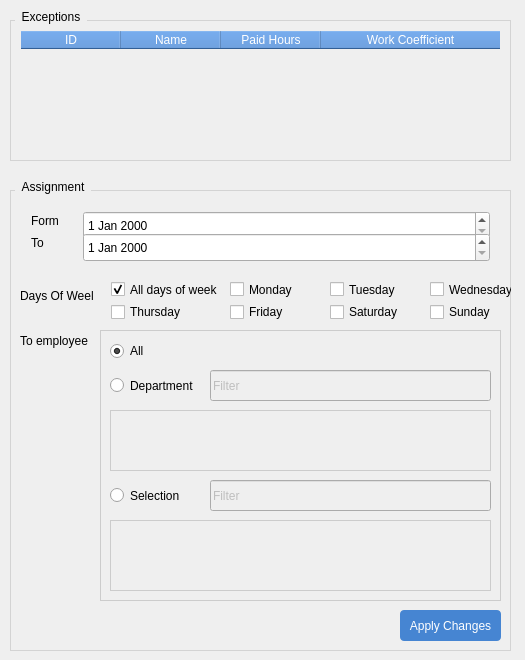
<?xml version="1.0" encoding="UTF-8"?>
<ui version="4.0">
 <class>AssignmentExceptionFormClass</class>
 <widget class="QWidget" name="AssignmentExceptionFormClass">
  <property name="geometry">
   <rect>
    <x>0</x>
    <y>0</y>
    <width>525</width>
    <height>660</height>
   </rect>
  </property>
  <property name="windowTitle">
   <string>AssignmentExceptionForm</string>
  </property>
  <widget class="QGroupBox" name="exceptionsGroupBox">
   <property name="geometry">
    <rect>
     <x>10</x>
     <y>0</y>
     <width>501</width>
     <height>161</height>
    </rect>
   </property>
   <property name="styleSheet">
    <string notr="true">QGroupBox { border: 1px solid lightgray; margin-top: 20px; }
QGroupBox::title { subcontrol-origin: margin; left:5px; top: 10px; padding: 0 5px; }

QTableWidget {
	background: transparent;
}

QHeaderView::section {	
	color: white; 
	background-color: rgba(70, 133, 210, 1);
}

QTableWidget::item:selected {
    background-color: #0e6c96;
	color: #fff;
}</string>
   </property>
   <property name="title">
    <string>Exceptions</string>
   </property>
   <property name="flat">
    <bool>false</bool>
   </property>
   <widget class="QTableWidget" name="tableExceptions">
    <property name="geometry">
     <rect>
      <x>10</x>
      <y>30</y>
      <width>481</width>
      <height>121</height>
     </rect>
    </property>
    <property name="styleSheet">
     <string notr="true">QTableWidget {
	background: transparent;
}

QHeaderView::section {	
	color: white; 
	background-color: rgba(70, 133, 210, 1);
}

QTableWidget::item:selected {
    background-color: #0e6c96;
	color: #fff;
}</string>
    </property>
    <property name="alternatingRowColors">
     <bool>false</bool>
    </property>
    <property name="columnCount">
     <number>4</number>
    </property>
    <attribute name="horizontalHeaderHighlightSections">
     <bool>false</bool>
    </attribute>
    <attribute name="horizontalHeaderStretchLastSection">
     <bool>true</bool>
    </attribute>
    <column>
     <property name="text">
      <string>ID</string>
     </property>
    </column>
    <column>
     <property name="text">
      <string>Name</string>
     </property>
    </column>
    <column>
     <property name="text">
      <string>Paid Hours</string>
     </property>
    </column>
    <column>
     <property name="text">
      <string>Work Coefficient</string>
     </property>
    </column>
   </widget>
  </widget>
  <widget class="QGroupBox" name="assignmentGroupBox">
   <property name="geometry">
    <rect>
     <x>10</x>
     <y>170</y>
     <width>501</width>
     <height>481</height>
    </rect>
   </property>
   <property name="styleSheet">
    <string notr="true">QGroupBox { border: 1px solid lightgray; margin-top: 20px; }
QGroupBox::title { subcontrol-origin: margin; left:5px; top: 10px; padding: 0 5px; }</string>
   </property>
   <property name="title">
    <string>Assignment</string>
   </property>
   <property name="flat">
    <bool>false</bool>
   </property>
   <widget class="QWidget" name="formLayoutWidget">
    <property name="geometry">
     <rect>
      <x>10</x>
      <y>30</y>
      <width>481</width>
      <height>63</height>
     </rect>
    </property>
    <layout class="QFormLayout" name="formLayout">
     <property name="horizontalSpacing">
      <number>24</number>
     </property>
     <property name="verticalSpacing">
      <number>3</number>
     </property>
     <item row="0" column="0">
      <widget class="QLabel" name="label">
       <property name="text">
        <string>Form</string>
       </property>
      </widget>
     </item>
     <item row="1" column="0">
      <widget class="QLabel" name="label_2">
       <property name="text">
        <string>To</string>
       </property>
      </widget>
     </item>
     <item row="0" column="1">
      <widget class="QDateEdit" name="formDateEdit">
       <property name="minimumSize">
        <size>
         <width>0</width>
         <height>29</height>
        </size>
       </property>
      </widget>
     </item>
     <item row="1" column="1">
      <widget class="QDateEdit" name="toDateEdit">
       <property name="minimumSize">
        <size>
         <width>0</width>
         <height>29</height>
        </size>
       </property>
      </widget>
     </item>
    </layout>
   </widget>
   <widget class="QWidget" name="gridLayoutWidget">
    <property name="geometry">
     <rect>
      <x>90</x>
      <y>100</y>
      <width>435</width>
      <height>61</height>
     </rect>
    </property>
    <layout class="QGridLayout" name="gridLayout">
     <item row="1" column="1">
      <widget class="QCheckBox" name="fridayCheckBox">
       <property name="text">
        <string>Friday</string>
       </property>
      </widget>
     </item>
     <item row="0" column="1">
      <widget class="QCheckBox" name="mondayCheckBox">
       <property name="text">
        <string>Monday</string>
       </property>
      </widget>
     </item>
     <item row="1" column="0">
      <widget class="QCheckBox" name="thursdayCheckBox">
       <property name="text">
        <string>Thursday</string>
       </property>
      </widget>
     </item>
     <item row="0" column="0">
      <widget class="QCheckBox" name="allDaysCheckBox">
       <property name="text">
        <string>All days of week</string>
       </property>
       <property name="checked">
        <bool>true</bool>
       </property>
      </widget>
     </item>
     <item row="0" column="2">
      <widget class="QCheckBox" name="tuesdayCheckBox">
       <property name="text">
        <string>Tuesday</string>
       </property>
      </widget>
     </item>
     <item row="1" column="2">
      <widget class="QCheckBox" name="saturdayCheckBox">
       <property name="text">
        <string>Saturday</string>
       </property>
      </widget>
     </item>
     <item row="0" column="3">
      <widget class="QCheckBox" name="wednesdayCheckBox">
       <property name="text">
        <string>Wednesday</string>
       </property>
      </widget>
     </item>
     <item row="1" column="3">
      <widget class="QCheckBox" name="sundayCheckBox">
       <property name="text">
        <string>Sunday</string>
       </property>
      </widget>
     </item>
    </layout>
   </widget>
   <widget class="QLabel" name="label_3">
    <property name="geometry">
     <rect>
      <x>10</x>
      <y>100</y>
      <width>81</width>
      <height>51</height>
     </rect>
    </property>
    <property name="text">
     <string>Days Of Weel</string>
    </property>
   </widget>
   <widget class="QFrame" name="frame">
    <property name="geometry">
     <rect>
      <x>90</x>
      <y>160</y>
      <width>401</width>
      <height>271</height>
     </rect>
    </property>
    <property name="styleSheet">
     <string notr="true">QFrame {
	border: 1px solid #ccc;
}</string>
    </property>
    <property name="frameShape">
     <enum>QFrame::NoFrame</enum>
    </property>
    <widget class="QRadioButton" name="allRadioButton">
     <property name="geometry">
      <rect>
       <x>10</x>
       <y>10</y>
       <width>97</width>
       <height>22</height>
      </rect>
     </property>
     <property name="text">
      <string>All</string>
     </property>
     <property name="checked">
      <bool>true</bool>
     </property>
    </widget>
    <widget class="QRadioButton" name="departmentRadioButton">
     <property name="geometry">
      <rect>
       <x>10</x>
       <y>40</y>
       <width>97</width>
       <height>31</height>
      </rect>
     </property>
     <property name="text">
      <string>Department</string>
     </property>
    </widget>
    <widget class="QLineEdit" name="departmentLineEdit">
     <property name="enabled">
      <bool>false</bool>
     </property>
     <property name="geometry">
      <rect>
       <x>110</x>
       <y>40</y>
       <width>281</width>
       <height>31</height>
      </rect>
     </property>
     <property name="text">
      <string>Filter</string>
     </property>
    </widget>
    <widget class="QListWidget" name="departmentListWidget">
     <property name="enabled">
      <bool>false</bool>
     </property>
     <property name="geometry">
      <rect>
       <x>10</x>
       <y>80</y>
       <width>381</width>
       <height>61</height>
      </rect>
     </property>
     <property name="viewMode">
      <enum>QListView::ListMode</enum>
     </property>
     <property name="sortingEnabled">
      <bool>false</bool>
     </property>
    </widget>
    <widget class="QRadioButton" name="selectionRadioButton">
     <property name="geometry">
      <rect>
       <x>10</x>
       <y>150</y>
       <width>97</width>
       <height>31</height>
      </rect>
     </property>
     <property name="text">
      <string>Selection</string>
     </property>
    </widget>
    <widget class="QLineEdit" name="selectionLineEdit">
     <property name="enabled">
      <bool>false</bool>
     </property>
     <property name="geometry">
      <rect>
       <x>110</x>
       <y>150</y>
       <width>281</width>
       <height>31</height>
      </rect>
     </property>
     <property name="text">
      <string>Filter</string>
     </property>
    </widget>
    <widget class="QListWidget" name="selectionListWidget">
     <property name="enabled">
      <bool>false</bool>
     </property>
     <property name="geometry">
      <rect>
       <x>10</x>
       <y>190</y>
       <width>381</width>
       <height>71</height>
      </rect>
     </property>
    </widget>
   </widget>
   <widget class="QLabel" name="label_4">
    <property name="geometry">
     <rect>
      <x>10</x>
      <y>160</y>
      <width>81</width>
      <height>21</height>
     </rect>
    </property>
    <property name="text">
     <string>To employee</string>
    </property>
   </widget>
   <widget class="QPushButton" name="applyButton">
    <property name="geometry">
     <rect>
      <x>390</x>
      <y>440</y>
      <width>101</width>
      <height>31</height>
     </rect>
    </property>
    <property name="styleSheet">
     <string notr="true">QPushButton {
	text-align: center;
	color: #fff;
	background-color: rgba(70, 133, 210, 1);
	border-radius: 4px;
}

QPushButton:hover {
	background-color: rgba(70, 133, 210, 0.7);
}</string>
    </property>
    <property name="text">
     <string>Apply Changes</string>
    </property>
    <property name="iconSize">
     <size>
      <width>14</width>
      <height>14</height>
     </size>
    </property>
   </widget>
  </widget>
 </widget>
 <layoutdefault spacing="6" margin="11"/>
 <resources/>
 <connections/>
</ui>
